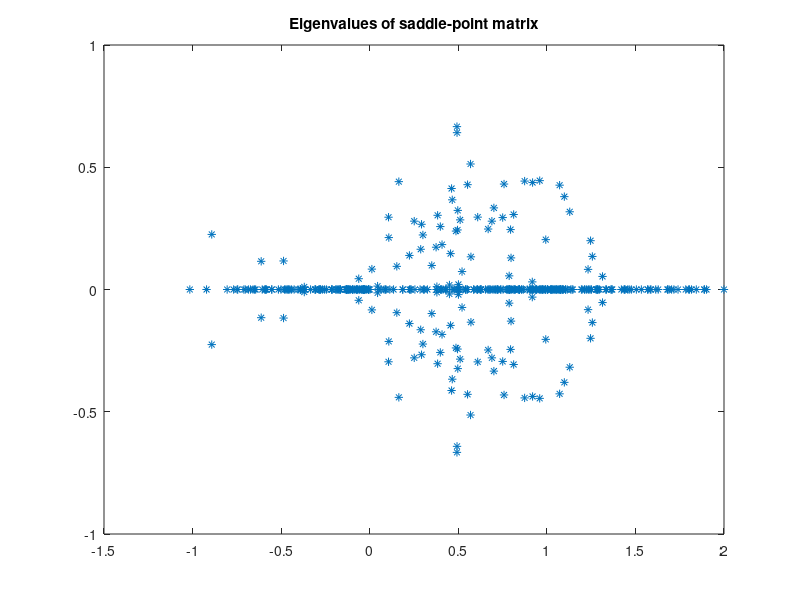
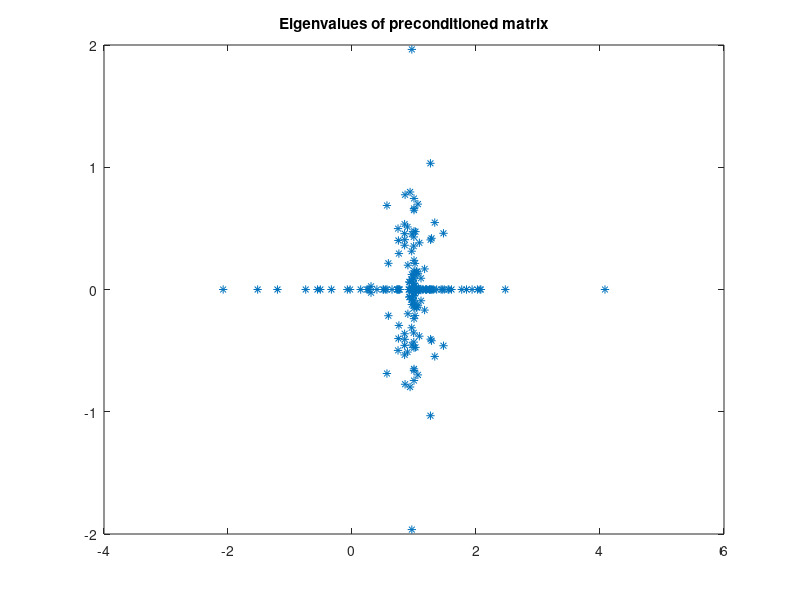

Recreate these plots in MATLAB, in order. (Note: this script raises an error after producing the figures.)
% TEST PROGRAM
% Run CPDQGMRES and CPGMRES(r) on random unsymmetric regularized
% saddle-point systems.
%
% Daniela di Serafino, Nov. 20, 2017

% clear;
% close all;

n = 300; m = 100;
density = 0.01;
rc = 1e-8;
Q = sprand(n,n,density,rc);    % Q may have zeros on diag
a = 5.0e-1;                    % the smaller a, the worse Q.
Q = Q + a*speye(n);
A = sprand(m,n,density,rc);
% A = 1e8*A;
% C = spdiags(diag(sprandsym(m,0,rc,1)),0,m,m);           % C diag spd
density2 = 0.8;
C = spdiags(abs(diag(sprand(m,m,density2,rc))),0,m,m);  % C diag with entries >= 0
% C = 1e-2*C;
K = [Q  A' ; A  -C];
b = rand(n+m, 1);

x = K\b;

fprintf('\nSADDLE-POINT SYSTEM (n = %d, m = %d)\n', n, m);
fprintf('\n  [ A   B'' ] [x] = [b]');
fprintf('\n  [ B  -C  ] [y]   [0]\n');
fprintf('\n  matrix rank: %d\n', rank(full(K)));

% Info on the eigenvalues of the saddle-point matrix.
lambdaK = eig(full(K));
figure
plot(lambdaK,'*');
title('Eigenvalues of saddle-point matrix');

pause

% G = speye(n);
% G = spdiags(abs(diag(Q)),0,n,n);

% Define symmetric banded G with half bandwidth hbw. This does not ensure
% G is spd unless hbw = 0 (G diagonal).
hbw = 0;
qdiag = full(abs(diag(Q)));
diags = spdiags(((Q+Q'))/2, -hbw:hbw);
diags(:,hbw+1) = qdiag;
G = spdiags(diags, -hbw:hbw, n, n);
P = [G  A' ; A  -C];

% Info on the eigenvalues of the constraint-preconditioned matrix.
lambdaPK = eig(full(K),full(P));
n_lambdaPK_1 = length(find(abs(lambdaPK - 1) < 1e-8));
n_lambdaPK_inf = length(find(abs(lambdaPK) == Inf));
fprintf('\nCONSTRAINT-PRECONDITIONED MATRIX\n');
fprintf('\n  num. eigs close to 1: %d', n_lambdaPK_1);
fprintf('\n  num. eigs Inf (there should not be any): %d\n', n_lambdaPK_inf);
figure
plot(lambdaPK,'*');
title('Eigenvalues of preconditioned matrix');

pause

cpk3 = @cpdqgmres;
cpk_string3 = 'CPDQGMRES';
cpk4 = @cpgmres;
cpk_string4 = 'CPGMRES';
% cpk5 = @cpdqgmres_old;
% cpk_string5 = 'CPDQGMRES_OLD';

opts.print = false;     % true/false;
opts.atol = 1.0e-6;
opts.rtol = 1.0e-6;
opts.itmax = 500;
opts.mem = 10;
opts.restart = 10;

% Iterative refinement 
opts.nitref = 1;           % max # iterative refinement steps
opts.force_itref = true;  % force iterative refinement (true/false)
opts.itref_tol = 1.0e-12;
% opts.residual_update = true;

% diary('cpkrylov_unsym.txt')

% CPDQGMRES
fprintf('\n\n******************* %s mem %d *******************\n\n', cpk_string3, opts.mem)
[ cpk3x,  cpk3stats, cpk3flag] =  reg_cpkrylov(cpk3, b, Q, A, C, G, opts);
cpk3x1  = cpk3x(1:n);
cpk3x2  = cpk3x(n+1:n+m);
fprintf('\n%s - rel err in (x, y) (refsol bsl): %7.1e', cpk_string3, norm(x-cpk3x)/norm(x));
fprintf('\n%s - rel err in x (refsol bsl): %7.1e', cpk_string3, norm(x(1:n)-cpk3x1)/norm(x(1:n)));
fprintf('\n%s - rel err in y (refsol bsl): %7.1e\n', cpk_string3, norm(x(n+1:n+m)-cpk3x2)/norm(x(n+1:n+m)));
fprintf('\n%s - iters = %d\n', cpk_string3, cpk3stats.niters);
pause

% restarted CPGMRES
fprintf('\n\n******************* %s(%d)*******************\n\n', cpk_string4, opts.restart)
[ cpk4x,  cpk4stats, cpk4flag] =  reg_cpkrylov(cpk4, b, Q, A, C, G, opts);
cpk4x1  = cpk4x(1:n);
cpk4x2  = cpk4x(n+1:n+m);
fprintf('\n%s - rel err in (x, y) (refsol bsl): %7.1e', cpk_string4, norm(x-cpk4x)/norm(x));
fprintf('\n%s - rel err in x (refsol bsl): %7.1e', cpk_string4, norm(x(1:n)-cpk4x1)/norm(x(1:n)));
fprintf('\n%s - rel err in y (refsol bsl): %7.1e\n', cpk_string4, norm(x(n+1:n+m)-cpk4x2)/norm(x(n+1:n+m)));
fprintf('\n%s - iters = %d\n', cpk_string4, cpk4stats.niters);
pause

% opts.mem = 11;
% 
% % CPDQGMRES_OLD
% fprintf('\n\n******************* %s mem %d *******************\n\n', cpk_string5, opts.mem)
% [ cpk5x,  cpk5stats,  cpk5flag] =  reg_cpkrylov(cpk5, b, Q, A, C, G, opts);
% cpk5x1  = cpk5x(1:n);
% cpk5x2  = cpk5x(n+1:n+m);
% fprintf('\n%s - rel err in (x, y) (refsol bsl): %7.1e', cpk_string5, norm(x-cpk5x)/norm(x));
% fprintf('\n%s - rel err in x (refsol bsl): %7.1e', cpk_string5, norm(x(1:n)-cpk5x1)/norm(x(1:n)));
% fprintf('\n%s - rel err in y (refsol bsl): %7.1e\n', cpk_string5, norm(x(n+1:n+m)-cpk5x2)/norm(x(n+1:n+m)));
% fprintf('\n%s - iters = %d\n', cpk_string5, cpk5stats.niters);
% pause

figure;
     
semilogy([0: size(cpk3stats.residHistory,1)-1], cpk3stats.residHistory, 'b.-', ...
         [0: size(cpk4stats.residHistory,1)-1], cpk4stats.residHistory, 'g:', ...
         'LineWidth', 2);
%          [0: size(cpk5stats.residHistory,1)-1], cpk5stats.residHistory, 'r--', ...
%          'LineWidth', 2);

legend('CPDQGMRES', 'CPGMRES');
% legend('CPDQGMRES', 'CPGMRES', 'CPDQGMRES-OLD');
xlabel('iters');
ylabel('log(residual)');
title('Residual History');
